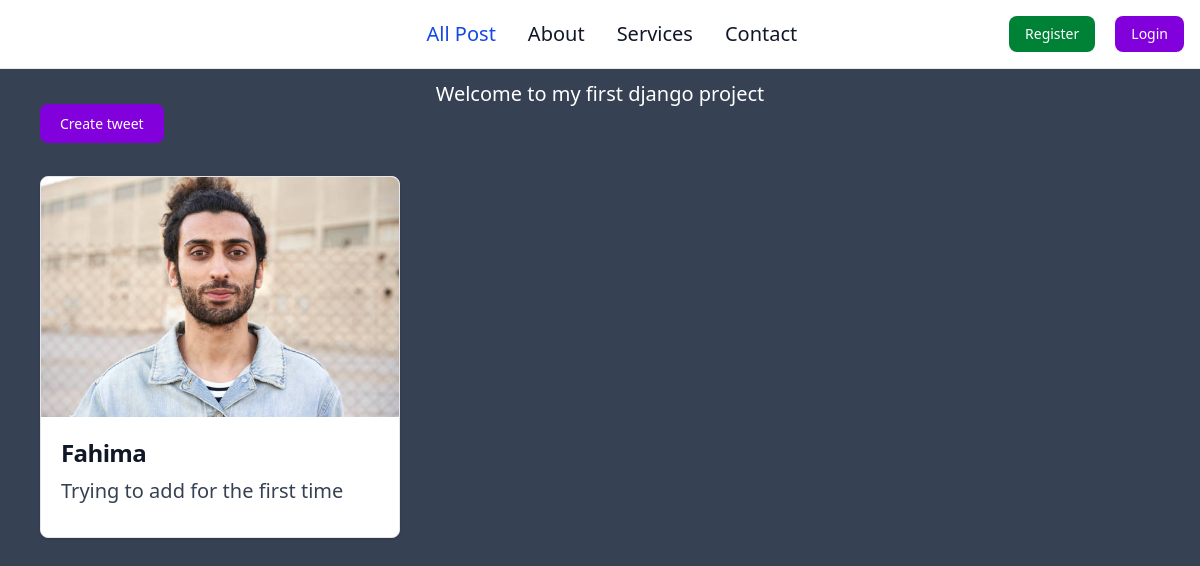
Screenshot of /tweet/ with the database file from the repository.
### tweet/models.py (models this page shows, shortened)
class Tweet(models.Model):
    user = models.ForeignKey(User, on_delete=models.CASCADE)
    text = models.TextField(max_length=250)
    photo = models.ImageField(upload_to="photos/", blank=True, null=True)
    created_at = models.DateTimeField(auto_now_add=True)
    updated_at = models.DateTimeField(auto_now=True)

### tweet/views.py (the view)
# urls.py: path("", views.tweet_list, name="tweet_list"),
def tweet_list(request):
    tweets = Tweet.objects.all().order_by("-created_at")
    return render(request, "tweet_list.html", {"tweets": tweets})

### tweet/templates/tweet_list.html (shortened to what this page needs)
{% extends "layout.html" %}
{% block content %}
<h1 class="text-center mt-4">Welcome to my first django project</h1>
<a
  href="{% url 'tweet_create' %}"
  class="text-white bg-purple-700 hover:bg-purple-800 font-medium rounded-lg text-sm px-5 py-2.5 mb-2"
  >Create tweet
</a>
<div class="my-10 grid grid-cols-3 gap-5">
  {% for tweet in tweets %}
  <div
    class="max-w-sm bg-white border border-gray-200 rounded-lg shadow-sm dark:bg-gray-800 dark:border-gray-700"
  >
    <img class="rounded-t-lg h-60 w-full" src="{{tweet.photo.url}}" alt="" />
    <div class="p-5">
      <h5
        class="mb-2 capitalize text-2xl font-bold tracking-tight text-gray-900 dark:text-white"
      >
        {{tweet.user.username}}
      </h5>
      <p class="mb-3 font-normal text-gray-700 dark:text-gray-400">
        {{tweet.text}}
      </p>
    </div>
  </div>
  {% endfor %}
</div>
{% endblock %}

### rows the page displays
Tweet: photo (picture), user.username "Fahima", text "Trying to add for the first time"
